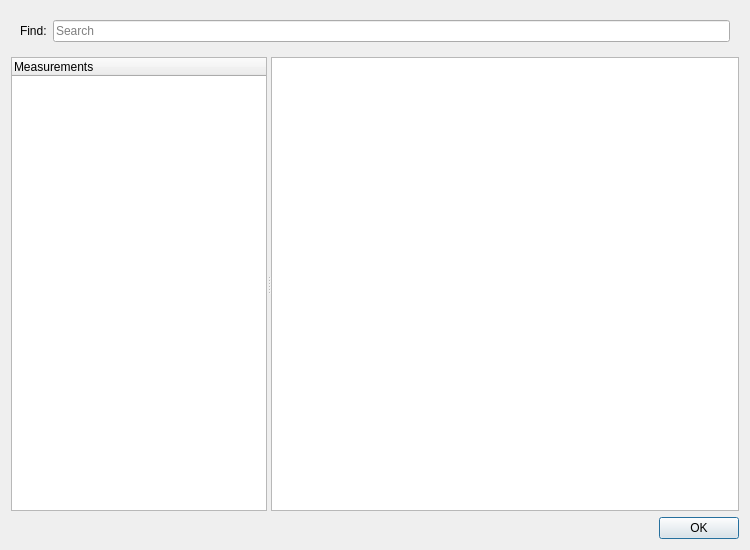
<?xml version="1.0" encoding="UTF-8"?>
<ui version="4.0">
 <class>DialogMDataBase</class>
 <widget class="QDialog" name="DialogMDataBase">
  <property name="windowModality">
   <enum>Qt::WindowModal</enum>
  </property>
  <property name="geometry">
   <rect>
    <x>0</x>
    <y>0</y>
    <width>750</width>
    <height>550</height>
   </rect>
  </property>
  <property name="minimumSize">
   <size>
    <width>750</width>
    <height>550</height>
   </size>
  </property>
  <property name="windowTitle">
   <string>ME Database - Add known measurement</string>
  </property>
  <property name="windowIcon">
   <iconset resource="../../../libs/vmisc/share/resources/icon.qrc">
    <normaloff>:/icon/logos/seamlyme_logo_32.png</normaloff>:/icon/logos/seamlyme_logo_32.png</iconset>
  </property>
  <property name="modal">
   <bool>true</bool>
  </property>
  <layout class="QVBoxLayout" name="verticalLayout">
   <item>
    <widget class="QFrame" name="horizontalFrame">
     <property name="sizePolicy">
      <sizepolicy hsizetype="Expanding" vsizetype="Fixed">
       <horstretch>0</horstretch>
       <verstretch>0</verstretch>
      </sizepolicy>
     </property>
     <layout class="QHBoxLayout" name="horizontalLayout_9">
      <item>
       <widget class="QLabel" name="labelFind">
        <property name="text">
         <string>Find:</string>
        </property>
       </widget>
      </item>
      <item>
       <widget class="QLineEdit" name="lineEditFind">
        <property name="placeholderText">
         <string>Search</string>
        </property>
        <property name="clearButtonEnabled">
         <bool>true</bool>
        </property>
       </widget>
      </item>
     </layout>
    </widget>
   </item>
   <item>
    <widget class="QSplitter" name="splitter">
     <property name="orientation">
      <enum>Qt::Horizontal</enum>
     </property>
     <widget class="QTreeWidget" name="treeWidget">
      <property name="sizePolicy">
       <sizepolicy hsizetype="Expanding" vsizetype="Expanding">
        <horstretch>0</horstretch>
        <verstretch>0</verstretch>
       </sizepolicy>
      </property>
      <property name="contextMenuPolicy">
       <enum>Qt::CustomContextMenu</enum>
      </property>
      <property name="selectionMode">
       <enum>QAbstractItemView::SingleSelection</enum>
      </property>
      <property name="animated">
       <bool>true</bool>
      </property>
      <attribute name="headerCascadingSectionResizes">
       <bool>false</bool>
      </attribute>
      <attribute name="headerMinimumSectionSize">
       <number>57</number>
      </attribute>
      <column>
       <property name="text">
        <string>Measurements</string>
       </property>
      </column>
     </widget>
     <widget class="QTextEdit" name="textEdit">
      <property name="sizePolicy">
       <sizepolicy hsizetype="Expanding" vsizetype="Expanding">
        <horstretch>1</horstretch>
        <verstretch>0</verstretch>
       </sizepolicy>
      </property>
      <property name="readOnly">
       <bool>true</bool>
      </property>
     </widget>
    </widget>
   </item>
   <item>
    <widget class="QDialogButtonBox" name="buttonBox">
     <property name="focusPolicy">
      <enum>Qt::TabFocus</enum>
     </property>
     <property name="orientation">
      <enum>Qt::Horizontal</enum>
     </property>
     <property name="standardButtons">
      <set>QDialogButtonBox::Ok</set>
     </property>
    </widget>
   </item>
  </layout>
 </widget>
 <tabstops>
  <tabstop>treeWidget</tabstop>
  <tabstop>textEdit</tabstop>
  <tabstop>buttonBox</tabstop>
 </tabstops>
 <resources>
  <include location="../../../libs/vmisc/share/resources/icon.qrc"/>
 </resources>
 <connections>
  <connection>
   <sender>buttonBox</sender>
   <signal>accepted()</signal>
   <receiver>DialogMDataBase</receiver>
   <slot>accept()</slot>
   <hints>
    <hint type="sourcelabel">
     <x>257</x>
     <y>540</y>
    </hint>
    <hint type="destinationlabel">
     <x>157</x>
     <y>274</y>
    </hint>
   </hints>
  </connection>
  <connection>
   <sender>buttonBox</sender>
   <signal>rejected()</signal>
   <receiver>DialogMDataBase</receiver>
   <slot>reject()</slot>
   <hints>
    <hint type="sourcelabel">
     <x>325</x>
     <y>540</y>
    </hint>
    <hint type="destinationlabel">
     <x>286</x>
     <y>274</y>
    </hint>
   </hints>
  </connection>
 </connections>
</ui>
